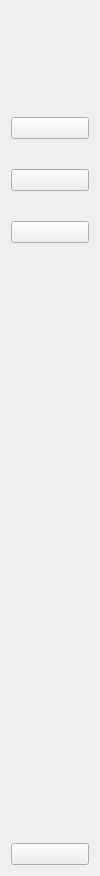
        <widget class="QWidget" name="side_widget_1" native="true">
         <property name="maximumSize">
          <size>
           <width>100</width>
           <height>16777215</height>
          </size>
         </property>
         <layout class="QGridLayout" name="gridLayout_2">
          <item row="0" column="0">
           <layout class="QHBoxLayout" name="horizontalLayout_3">
            <item>
             <spacer name="horizontalSpacer_5">
              <property name="orientation">
               <enum>Qt::Horizontal</enum>
              </property>
              <property name="sizeHint" stdset="0">
               <size>
                <width>13</width>
                <height>20</height>
               </size>
              </property>
             </spacer>
            </item>
            <item>
             <widget class="QLabel" name="logo_1">
              <property name="minimumSize">
               <size>
                <width>50</width>
                <height>50</height>
               </size>
              </property>
              <property name="maximumSize">
               <size>
                <width>50</width>
                <height>50</height>
               </size>
              </property>
              <property name="text">
               <string/>
              </property>
              <property name="pixmap">
               <pixmap resource="resource.qrc">:/icon/icons/MyPatientFirstLogo_Symbol.JPG</pixmap>
              </property>
              <property name="scaledContents">
               <bool>true</bool>
              </property>
             </widget>
            </item>
            <item>
             <spacer name="horizontalSpacer_6">
              <property name="orientation">
               <enum>Qt::Horizontal</enum>
              </property>
              <property name="sizeHint" stdset="0">
               <size>
                <width>18</width>
                <height>20</height>
               </size>
              </property>
             </spacer>
            </item>
           </layout>
          </item>
          <item row="1" column="0">
           <layout class="QVBoxLayout" name="verticalLayout_4">
            <property name="spacing">
             <number>30</number>
            </property>
            <property name="topMargin">
             <number>50</number>
            </property>
            <item>
             <widget class="QPushButton" name="home_btn_1">
              <property name="text">
               <string/>
              </property>
              <property name="icon">
               <iconset resource="resource.qrc">
                <normaloff>:/icon/icons/home.svg</normaloff>:/icon/icons/home.svg</iconset>
              </property>
              <property name="iconSize">
               <size>
                <width>30</width>
                <height>30</height>
               </size>
              </property>
              <property name="checkable">
               <bool>true</bool>
              </property>
              <property name="autoExclusive">
               <bool>true</bool>
              </property>
             </widget>
            </item>
            <item>
             <widget class="QPushButton" name="patient_btn_1">
              <property name="text">
               <string/>
              </property>
              <property name="icon">
               <iconset resource="resource.qrc">
                <normaloff>:/icon/icons/patient.svg</normaloff>:/icon/icons/patient.svg</iconset>
              </property>
              <property name="iconSize">
               <size>
                <width>30</width>
                <height>30</height>
               </size>
              </property>
              <property name="checkable">
               <bool>true</bool>
              </property>
              <property name="autoExclusive">
               <bool>true</bool>
              </property>
             </widget>
            </item>
            <item>
             <widget class="QPushButton" name="visit_btn_1">
              <property name="text">
               <string/>
              </property>
              <property name="icon">
               <iconset resource="resource.qrc">
                <normaloff>:/icon/icons/visit.svg</normaloff>:/icon/icons/visit.svg</iconset>
              </property>
              <property name="iconSize">
               <size>
                <width>30</width>
                <height>30</height>
               </size>
              </property>
              <property name="checkable">
               <bool>true</bool>
              </property>
              <property name="autoExclusive">
               <bool>true</bool>
              </property>
             </widget>
            </item>
           </layout>
          </item>
          <item row="2" column="0">
           <spacer name="verticalSpacer_2">
            <property name="orientation">
             <enum>Qt::Vertical</enum>
            </property>
            <property name="sizeHint" stdset="0">
             <size>
              <width>20</width>
              <height>594</height>
             </size>
            </property>
           </spacer>
          </item>
          <item row="3" column="0">
           <widget class="QPushButton" name="exit_btn_1">
            <property name="text">
             <string/>
            </property>
            <property name="icon">
             <iconset resource="resource.qrc">
              <normaloff>:/icon/icons/exit.svg</normaloff>:/icon/icons/exit.svg</iconset>
            </property>
            <property name="iconSize">
             <size>
              <width>30</width>
              <height>30</height>
             </size>
            </property>
            <property name="checkable">
             <bool>true</bool>
            </property>
            <property name="autoExclusive">
             <bool>true</bool>
            </property>
           </widget>
          </item>
         </layout>
        </widget>
